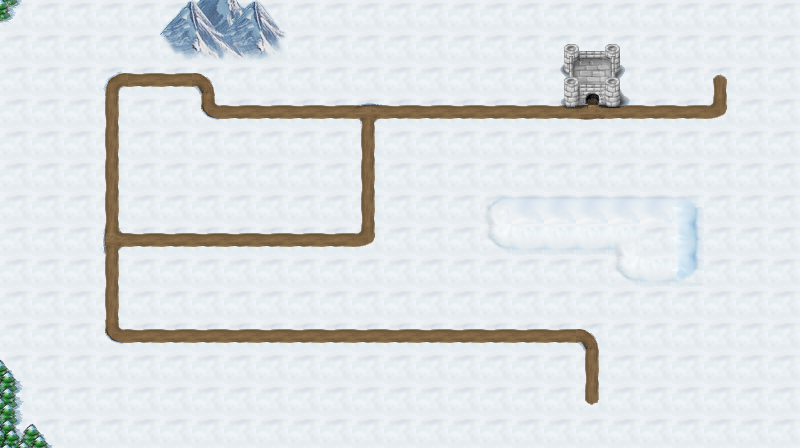

This game map was drawn from its Tiled (.tmx) file and the tilesets committed beside it. A one-line description and the trimmed map source follow:
An orthogonal 25x14 tile map with 32x32 px tiles, 4 tile layers (Water, Land, Roads, Decorations), 6 tilesets and 19 objects.

<map version="1.0" orientation="orthogonal" renderorder="right-down" width="25" height="14" tilewidth="32" tileheight="32">
 <properties>
  <property name="music" value="salcon.ogg" />
 </properties>
 <tileset firstgid="1" source="../tilesets/map_objects.tsx" />
 <tileset firstgid="5" source="../tilesets/wm_roads.tsx" />
 <tileset firstgid="25" source="../tilesets/wm_snow.tsx" />
 <tileset firstgid="70" source="../tilesets/wm_trees.tsx" />
 <tileset firstgid="85" source="../tilesets/wm_mountain.tsx" />
 <tileset firstgid="113" source="../tilesets/wm_castle.tsx" />
 <layer name="Water" width="25" height="14">
  <data>[350 cells, 0 non-empty, 0 distinct tile ids]</data>
 </layer>
 <layer name="Land" width="25" height="14">
  <data>[350 cells, 350 non-empty, 1 distinct tile ids]</data>
 </layer>
 <layer name="Roads" width="25" height="14">
  <data>[350 cells, 58 non-empty, 11 distinct tile ids]</data>
 </layer>
 <layer name="Decorations" width="25" height="14">
  <data>[350 cells, 31 non-empty, 22 distinct tile ids]</data>
 </layer>
 <objectgroup name="Spaces">
  <object gid="2" x="448" y="352">
   <properties>
    <property name="level" value="retux-07.tmx" />
   </properties>
  </object>
  <object gid="2" x="256" y="352">
   <properties>
    <property name="level" value="retux-08.tmx" />
   </properties>
  </object>
  <object gid="2" x="96" y="256">
   <properties>
    <property name="level" value="retux-09.tmx" />
   </properties>
  </object>
  <object gid="2" x="192" y="96">
   <properties>
    <property name="level" value="retux-11.tmx" />
   </properties>
  </object>
  <object gid="2" x="352" y="256">
   <properties>
    <property name="level" value="retux-10.tmx" />
   </properties>
  </object>
  <object gid="2" x="576" y="128">
   <properties>
    <property name="level" value="retux-13.tmx" />
   </properties>
  </object>
  <object gid="3" x="704" y="96">
   <properties>
    <property name="ID" value="map_exit" />
    <property name="dest" value="retux-3.tmx:map_enter" />
   </properties>
  </object>
  <object gid="3" x="576" y="416">
   <properties>
    <property name="ID" value="map_enter" />
    <property name="dest" value="retux-1.tmx:map_exit" />
   </properties>
  </object>
  <object gid="2" x="352" y="128">
   <properties>
    <property name="level" value="retux-12.tmx" />
   </properties>
  </object>
 </objectgroup>
 <objectgroup name="Objects">
  <object gid="1" x="576" y="416" />
 </objectgroup>
 <objectgroup color="#ffff00" name="map_path">
  <object x="576" y="384">
   <polyline points="0,0 0,-64 -128,-64" />
  </object>
  <object x="448" y="320">
   <polyline points="0,0 -192,0" />
  </object>
  <object x="256" y="320">
   <polyline points="0,0 -160,0 -160,-96" />
  </object>
  <object x="96" y="224">
   <polyline points="0,0 256,0" />
  </object>
  <object x="96" y="224">
   <polyline points="0,0 0,-160 96,-160" />
  </object>
  <object x="192" y="64">
   <polyline points="0,0 0,32 160,32" />
  </object>
  <object x="352" y="224">
   <polyline points="0,0 0,-128" />
  </object>
  <object x="352" y="96">
   <polyline points="0,0 224,0" />
  </object>
  <object x="576" y="96">
   <polyline points="0,0 128,0 128,-32" />
  </object>
 </objectgroup>
</map>
